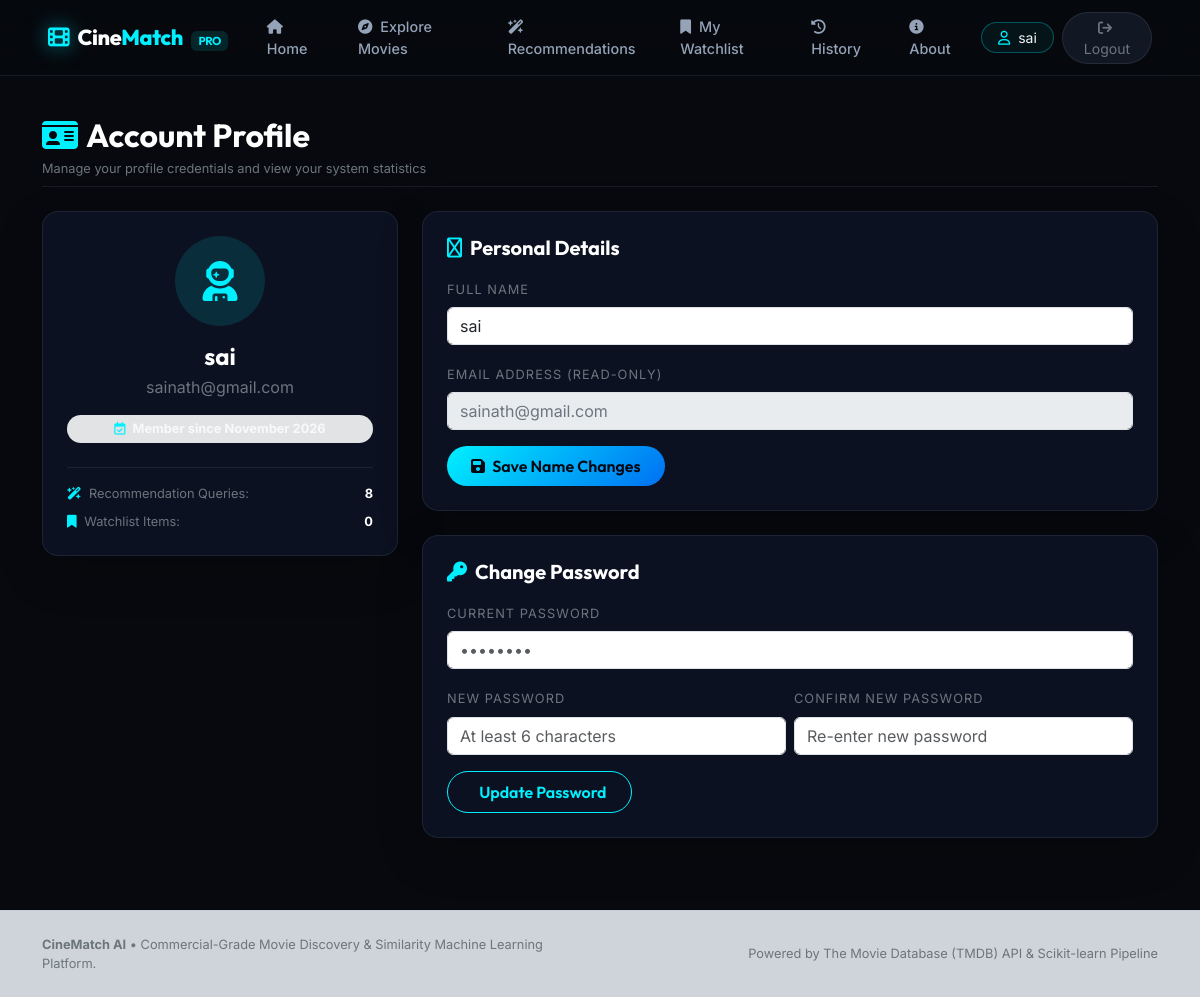
Screenshot of /profile (signed in) with the database file from the repository.
### database/models.py (models this page shows, shortened)
class User(Base):
    __tablename__ = 'users'
    id = Column(Integer, primary_key=True)
    full_name = Column(String(120), nullable=False)
    email = Column(String(150), unique=True, nullable=False, index=True)
    password_hash = Column(String(255), nullable=False)
    created_at = Column(DateTime, default=utc_now)
    watchlist_items = relationship('Watchlist', back_populates='user', cascade='all, delete-orphan')
    recommendation_histories = relationship('RecommendationHistory', back_populates='user', cascade='all, delete-orphan')

### routes/main.py (the view, shortened to what this page needs)
@main_bp.route('/profile', methods=['GET', 'POST'])
@login_required
def profile():
    user = get_current_user()
    rec_count = db_session.query(RecommendationHistory).filter_by(user_id=user.id).count()
    watchlist_count = db_session.query(Watchlist).filter_by(user_id=user.id).count()
    return render_template(
        'profile.html',
        user=user,
        rec_count=rec_count,
        watchlist_count=watchlist_count
    )

### routes/auth_helper.py (called while the page is built)
def get_current_user():
    user_id = session.get('user_id')
    if not user_id:
        return None
    return db_session.get(User, user_id)

### templates/profile.html (shortened to what this page needs)
{% extends "base.html" %}
{% block extra_css %}
<link rel="stylesheet" href="{{ url_for('static', filename='css/dashboard.css') }}">
{% endblock %}
{% block content %}
<div class="container py-4">
    <div class="d-flex align-items-center justify-content-between mb-4 pb-2 border-bottom-subtle">
        <div>
            <h2 class="font-outfit fw-bold text-white mb-1 d-flex align-items-center gap-2">
                <i class="fa-solid fa-id-card text-cyan"></i>
                <span>Account Profile</span>
            </h2>
            <p class="text-secondary fs-xs mb-0">Manage your profile credentials and view your system statistics</p>
        </div>
    </div>
    <div class="row g-4">
        <div class="col-lg-4">
            <div class="card bg-card-dark border-subtle rounded-4 p-4 text-center shadow-lg mb-4">
                <div class="mb-3">
                    <div class="rounded-circle bg-cyan-subtle border-cyan-subtle d-inline-flex align-items-center justify-content-center text-cyan fs-1" style="width: 90px; height: 90px;">
                        <i class="fa-solid fa-user-astronaut"></i>
                    </div>
                </div>
                <h4 class="font-outfit fw-bold text-white mb-1">{{ user.full_name }}</h4>
                <p class="text-secondary fs-sm mb-3">{{ user.email }}</p>
                <div class="badge bg-secondary-subtle text-light fs-xs px-3 py-2 rounded-pill mb-4">
                    <i class="fa-regular fa-calendar-check me-1 text-cyan"></i> Member since {{ user.created_at.strftime('%B %Y') if user.created_at else '2026' }}
                </div>
                <div class="border-top-subtle pt-3 text-start">
                    <div class="d-flex justify-content-between align-items-center mb-2 fs-xs">
                        <span class="text-secondary"><i class="fa-solid fa-wand-magic-sparkles me-1 text-cyan"></i> Recommendation Queries:</span>
                        <span class="fw-bold text-white">{{ rec_count }}</span>
                    </div>
                    <div class="d-flex justify-content-between align-items-center fs-xs">
                        <span class="text-secondary"><i class="fa-solid fa-bookmark me-1 text-cyan"></i> Watchlist Items:</span>
                        <span class="fw-bold text-white">{{ watchlist_count }}</span>
                    </div>
                </div>
            </div>
        </div>
        <div class="col-lg-8">
            <div class="card bg-card-dark border-subtle rounded-4 p-4 shadow-lg mb-4">
                <h5 class="font-outfit fw-bold text-white mb-3 d-flex align-items-center gap-2">
                    <i class="fa-regular fa-user-pen text-cyan"></i>
                    <span>Personal Details</span>
                </h5>
                <form action="{{ url_for('main.profile') }}" method="POST">
                    <div class="mb-3">
                        <label for="full_name" class="form-label fs-xs text-uppercase letter-spacing-1 text-secondary">Full Name</label>
                        <input type="text" class="form-control glass-input" id="full_name" name="full_name" value="{{ user.full_name }}" required>
                    </div>
                    <div class="mb-3">
                        <label class="form-label fs-xs text-uppercase letter-spacing-1 text-secondary">Email Address (Read-only)</label>
                        <input type="email" class="form-control glass-input text-secondary" value="{{ user.email }}" disabled>
                    </div>
                    <button type="submit" class="btn btn-cyan rounded-pill px-4 py-2 font-outfit fw-semibold fs-sm">
                        <i class="fa-solid fa-floppy-disk me-1"></i> Save Name Changes
                    </button>
                </form>
            </div>
            <div class="card bg-card-dark border-subtle rounded-4 p-4 shadow-lg">
                <h5 class="font-outfit fw-bold text-white mb-3 d-flex align-items-center gap-2">
                    <i class="fa-solid fa-key text-cyan"></i>
                    <span>Change Password</span>
                </h5>
                <form action="{{ url_for('main.profile') }}" method="POST">
                    <div class="mb-3">
                        <label for="current_password" class="form-label fs-xs text-uppercase letter-spacing-1 text-secondary">Current Password</label>
                        <input type="password" class="form-control glass-input" id="current_password" name="current_password" placeholder="••••••••" required>
                    </div>
                    <div class="row g-2 mb-3">
                        <div class="col-md-6">
                            <label for="new_password" class="form-label fs-xs text-uppercase letter-spacing-1 text-secondary">New Password</label>
                            <input type="password" class="form-control glass-input" id="new_password" name="new_password" placeholder="At least 6 characters" required>
                        </div>
                        <div class="col-md-6">
                            <label for="confirm_new_password" class="form-label fs-xs text-uppercase letter-spacing-1 text-secondary">Confirm New Password</label>
                            <input type="password" class="form-control glass-input" id="confirm_new_password" name="confirm_new_password" placeholder="Re-enter new password" required>
                        </div>
                    </div>
                    <button type="submit" class="btn btn-outline-cyan rounded-pill px-4 py-2 font-outfit fw-semibold fs-sm">
                         Update Password
                    </button>
                </form>
            </div>
        </div>
    </div>
</div>
{% endblock %}

### templates/base.html (shortened to what this page needs)
<!DOCTYPE html>
<html lang="en">
<head>
    <link href="https://cdn.jsdelivr.net/npm/bootstrap@5.3.2/dist/css/bootstrap.min.css" rel="stylesheet">
    <link rel="stylesheet" href="https://cdnjs.cloudflare.com/ajax/libs/font-awesome/6.5.1/css/all.min.css">
    <link rel="stylesheet" href="{{ url_for('static', filename='css/style.css') }}">
    <link rel="stylesheet" href="{{ url_for('static', filename='css/dashboard.css') }}">
    {% block extra_css %}{% endblock %}
</head>
<body class="bg-cinematic text-light">
    {% if session.get('user_id') %}
    <nav class="navbar navbar-expand-xl navbar-dark bg-glass sticky-top py-2 border-bottom-subtle">
        <div class="container-fluid px-lg-5">
            <a class="navbar-brand d-flex align-items-center gap-2 me-4" href="{{ url_for('main.dashboard') }}">
                <span class="brand-icon"><i class="fa-solid fa-film text-cyan"></i></span>
                <span class="brand-title">Cine<span class="text-cyan">Match</span><span class="badge bg-cyan-subtle ms-2 text-cyan fs-2xs font-outfit">PRO</span></span>
            </a>
            <div class="collapse navbar-collapse" id="mainNavbar">
                <ul class="navbar-nav me-auto mb-2 mb-xl-0 gap-xl-1">
                    <li class="nav-item">
                        <a class="nav-link {% if request.endpoint == 'main.dashboard' %}active text-cyan{% endif %}" href="{{ url_for('main.dashboard') }}">
                            <i class="fa-solid fa-house me-1"></i> Home
                        </a>
                    </li>
                    <li class="nav-item">
                        <a class="nav-link {% if request.endpoint == 'main.explore' %}active text-cyan{% endif %}" href="{{ url_for('main.explore') }}">
                            <i class="fa-solid fa-compass me-1"></i> Explore Movies
                        </a>
                    </li>
                    <li class="nav-item">
                        <a class="nav-link {% if request.endpoint == 'recommendations.recommend' or request.endpoint == 'recommendations.results' %}active text-cyan{% endif %}" href="{{ url_for('recommendations.recommend') }}">
                            <i class="fa-solid fa-wand-magic-sparkles me-1"></i> Recommendations
                        </a>
                    </li>
                    <li class="nav-item">
                        <a class="nav-link {% if request.endpoint == 'watchlist.index' %}active text-cyan{% endif %}" href="{{ url_for('watchlist.index') }}">
                            <i class="fa-solid fa-bookmark me-1"></i> My Watchlist
                        </a>
                    </li>
                    <li class="nav-item">
                        <a class="nav-link {% if request.endpoint == 'recommendations.history' %}active text-cyan{% endif %}" href="{{ url_for('recommendations.history') }}">
                            <i class="fa-solid fa-clock-rotate-left me-1"></i> History
                        </a>
                    </li>
                    <li class="nav-item">
                        <a class="nav-link {% if request.endpoint == 'main.about' %}active text-cyan{% endif %}" href="{{ url_for('main.about') }}">
                            <i class="fa-solid fa-circle-info me-1"></i> About
                        </a>
                    </li>
                </ul>
                <div class="d-flex align-items-center gap-2 mt-3 mt-xl-0">
                    <a href="{{ url_for('main.profile') }}" class="btn btn-outline-cyan-subtle btn-sm rounded-pill px-3 d-flex align-items-center gap-2">
                        <i class="fa-regular fa-user text-cyan"></i>
                        <span>{{ session.get('user_name', 'Profile') }}</span>
                    </a>
                    <a href="{{ url_for('auth.logout') }}" class="btn btn-dark-subtle btn-sm rounded-pill px-3 text-secondary hover-danger">
                        <i class="fa-solid fa-arrow-right-from-bracket me-1"></i> Logout
                    </a>
                </div>
            </div>
        </div>
    </nav>
    {% endif %}
    <main class="page-content">
        {% block content %}{% endblock %}
    </main>
    <footer class="footer py-4 border-top-subtle bg-dark-subtle mt-5">
        <div class="container text-center">
            <div class="row align-items-center">
                <div class="col-md-6 text-md-start mb-2 mb-md-0">
                    <p class="text-secondary fs-xs mb-0">
                        <strong>CineMatch AI</strong> &bull; Commercial-Grade Movie Discovery & Similarity Machine Learning Platform.
                    </p>
                </div>
                <div class="col-md-6 text-md-end">
                    <p class="text-secondary fs-xs mb-0">
                        Powered by The Movie Database (TMDB) API & Scikit-learn Pipeline
                    </p>
                </div>
            </div>
        </div>
    </footer>
</body>
</html>

### static/css/style.css (style rules this page uses)
:root { --bg-main: #07090e; --bg-card: rgba(13, 19, 33, 0.75); --bg-card-hover: rgba(18, 27, 47, 0.9); --cyan-primary: #00f0ff; --cyan-secondary: #0070f3; --cyan-subtle: rgba(0, 240, 255, 0.12); --cyan-glow: 0 0 25px rgba(0, 240, 255, 0.25); --border-subtle: rgba(148, 163, 184, 0.12); --border-cyan: rgba(0, 240, 255, 0.35); --text-primary: #f8fafc; --text-secondary: #94a3b8; --text-muted: #64748b; }
body.bg-cinematic { background-color: var(--bg-main); color: var(--text-primary); font-family: 'Inter', -apple-system, BlinkMacSystemFont, sans-serif; min-height: 100vh; display: flex; flex-direction: column; }
.page-content { flex: 1 0 auto; }
.font-outfit { font-family: 'Outfit', sans-serif; }
.text-cyan { color: var(--cyan-primary) !important; }
.bg-cyan-subtle { background-color: var(--cyan-subtle) !important; }
.border-cyan-subtle { border-color: var(--border-cyan) !important; }
.border-bottom-subtle { border-bottom: 1px solid var(--border-subtle); }
.border-top-subtle { border-top: 1px solid var(--border-subtle); }
.fs-xs { font-size: 0.8rem; }
.fs-2xs { font-size: 0.72rem; }
.letter-spacing-1 { letter-spacing: 0.08em; }
.bg-glass { background: rgba(7, 9, 14, 0.85) !important; backdrop-filter: blur(16px); -webkit-backdrop-filter: blur(16px); }
.brand-icon { font-size: 1.35rem; filter: drop-shadow(0 0 10px rgba(0, 240, 255, 0.6)); }
.brand-title { font-family: 'Outfit', sans-serif; font-weight: 800; font-size: 1.35rem; letter-spacing: -0.02em; color: #ffffff; }
.nav-link { color: var(--text-secondary) !important; font-weight: 500; font-size: 0.9rem; padding: 0.5rem 0.9rem !important; border-radius: 8px; transition: all 0.2s ease; }
.btn-outline-cyan-subtle { border: 1px solid rgba(0, 240, 255, 0.3); color: #f1f5f9; background: rgba(0, 240, 255, 0.05); transition: all 0.25s ease; }
.btn-dark-subtle { background: rgba(30, 41, 59, 0.5); border: 1px solid rgba(148, 163, 184, 0.15); }
.btn-cyan { background: linear-gradient(135deg, #00f0ff, #0070f3); color: #030712; font-weight: 700; border: none; transition: all 0.3s ease; }
.btn-outline-cyan { border: 1px solid var(--cyan-primary); color: var(--cyan-primary); background: transparent; transition: all 0.25s ease; }
.bg-card-dark { background-color: #0b1120 !important; border: 1px solid var(--border-subtle); }

### static/css/dashboard.css (style rules this page uses)
:root { --bg-dark-black: #06080e; --bg-panel: rgba(11, 16, 28, 0.75); --bg-card: rgba(14, 20, 36, 0.8); --border-subtle: rgba(148, 163, 184, 0.12); --border-cyan: rgba(0, 240, 255, 0.3); --cyan-primary: #00f0ff; --cyan-secondary: #0070f3; --text-primary: #f8fafc; --text-secondary: #94a3b8; --poster-ratio: 1.5; }

### rows the page displays
User: get "sai", full_name "sai", email "sainath@gmail.com", created_at "November 2026"

### other values shown
{{ rec_count }} "8"
{{ watchlist_count }} "0"
